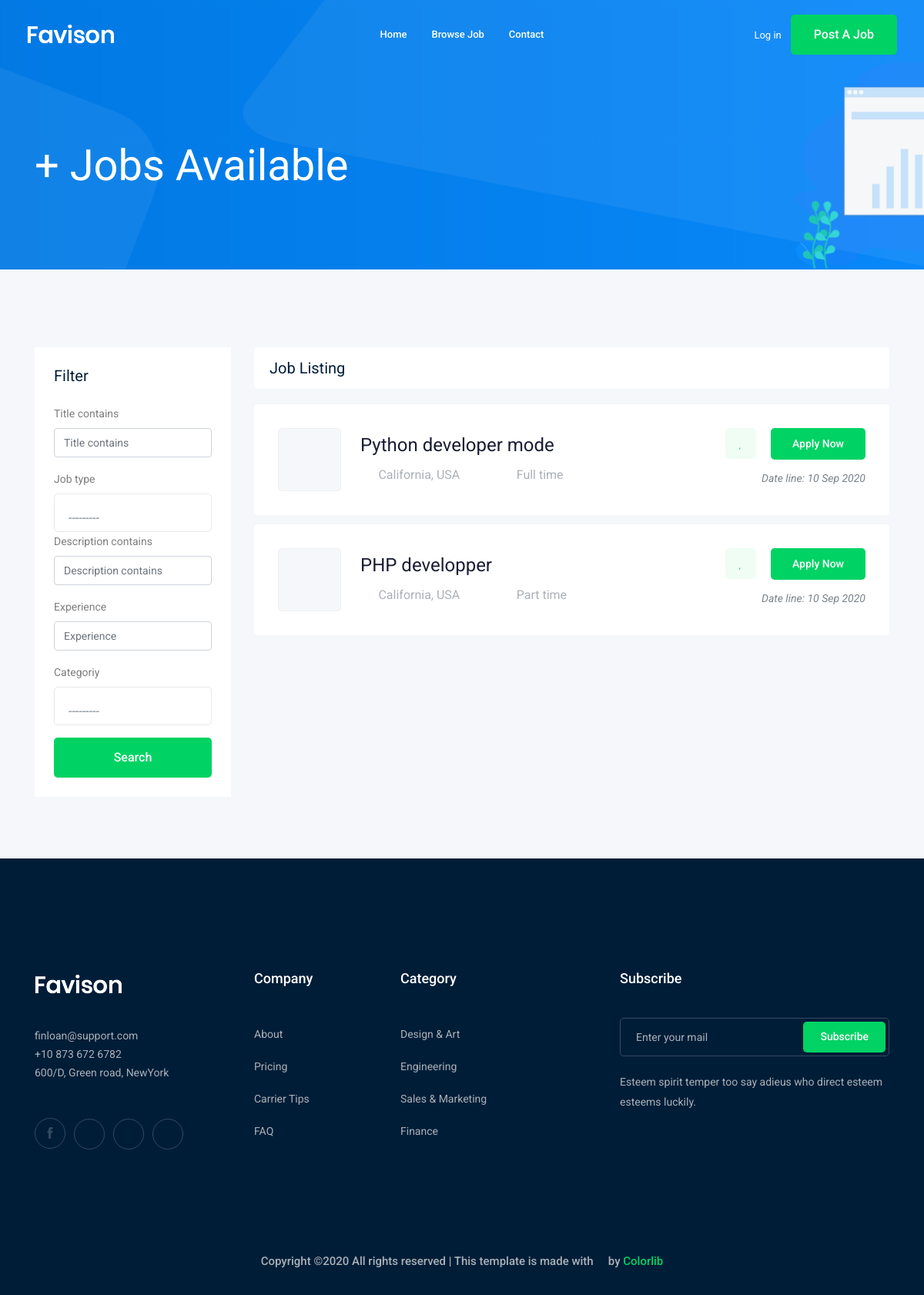
The page /jobs/ on the database as committed earlier.
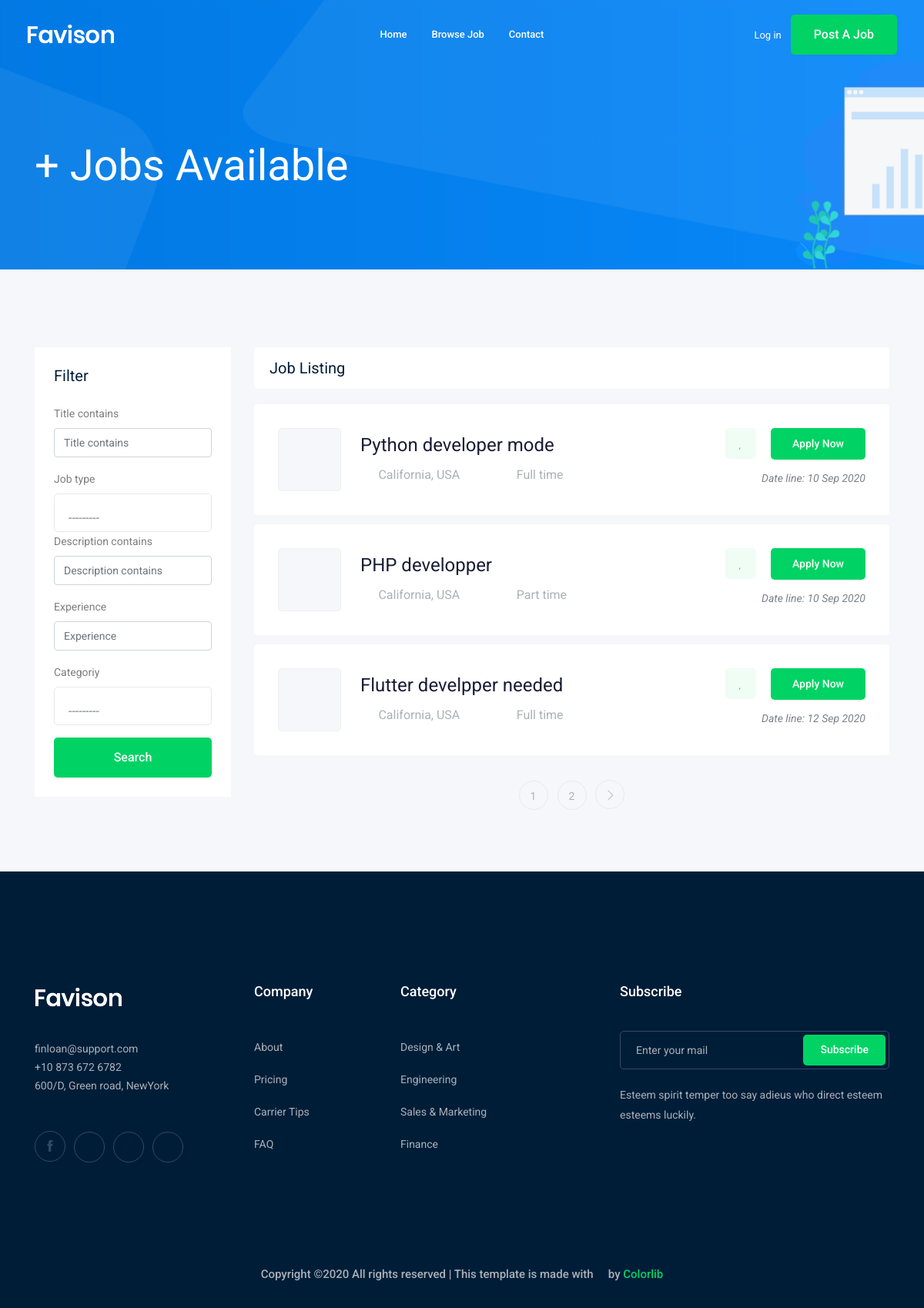
The same page on the database as committed later.
### job/models.py (models this page shows, shortened)
class Job (models.Model):
    owner = models.ForeignKey(User, related_name='job_owner', on_delete=models.CASCADE)
    title = models.CharField(max_length=100)
    job_type = models.CharField(max_length=15, choices=JOB_TYPE)
    description = models.TextField(max_length=1000)
    published_at = models.DateTimeField(auto_now=True)
    vacancy = models.IntegerField(default=1)
    salary = models.IntegerField (default=0)
    experience = models.IntegerField(default=1)
    categoriy = models.ForeignKey('Category', on_delete=models.CASCADE)
    image = models.ImageField(upload_to=image_upload)
    slug = models.SlugField(blank=True, null=True)
    def __str__(self):
        return self.title

### job/views.py (the view)
# urls.py: path('', views.job_list, name = 'job_list'),
def job_list(request):
    job_list = Job.objects.all()
    myfilter = JobFilter(request.GET, queryset = job_list)
    job_list = myfilter.qs
    paginator = Paginator(job_list, 3) # Show 25 contacts per page.
    page_number = request.GET.get('page')
    page_obj = paginator.get_page(page_number)
    context ={'jobs': page_obj, 'myfilter' : myfilter}
    return render(request, 'job/job_list.html', context)

### job/models.py (called while the page is built)
    def __str__(self):
        return self.name

### job/templates/job/job_list.html (shortened to what the changed rows need)
{% extends 'base.html' %}
{% load bootstrap4 %}
{% block body %}
    <div class="job_listing_area plus_padding">
        <div class="container">
            <div class="row">
                <div class="col-lg-9">
                    <div class="job_lists m-0">
                        <div class="row">
                            {% for job in jobs  %}
                            <div class="col-lg-12 col-md-12">
                                <div class="single_jobs white-bg d-flex justify-content-between">
                                    <div class="jobs_left d-flex align-items-center">
                                        <div class="thumb">
                                        </div>
                                        <div class="jobs_conetent">
                                            <a href="{% url 'jobs:job_detail' job.slug %}"><h4>{{job}}</h4></a>
                                            <div class="links_locat d-flex align-items-center">
                                                <div class="location">
                                                    <p> <i class="fa fa-map-marker"></i> California, USA</p>
                                                </div>
                                                <div class="location">
                                                    <p> <i class="fa fa-clock-o"></i> {{job.job_type}}</p>
                                                </div>
                                            </div>
                                        </div>
                                    </div>
                                    <div class="jobs_right">
                                        <div class="apply_now">
                                            <a class="heart_mark" href="#"> <i class="fa fa-heart"></i> </a>
                                            <a href=""{% url 'jobs:job_detail' job.slug %}"" class="boxed-btn3">Apply Now</a>
                                        </div>
                                        <div class="date">
                                            <p>Date line: {{job.published_at|date:'d M o' }}</p>
                                        </div>
                                    </div>
                                </div>
                            </div>
                            {% endfor %}
                        </div>
                    {% if jobs.has_other_pages %}
                        <div class="row">
                            <div class="col-lg-12">
                                <div class="pagination_wrap">
                                    <ul>
                                        {% for i in jobs.paginator.page_range  %}
                                            <li><a href="?page={{i}}""><span>{{i}}</span></a></li>
                                        {% endfor %}
                                        {% if jobs.has_next %}
                                            <li><a href="?page={{ jobs.next_page_number }}"> <i class="ti-angle-right"></i> </a></li>
                                        {% endif %}
                                    </ul>
                                </div>
                            </div>
                        </div>
                    {% endif %}
                    </div>
                </div>
            </div>
        </div>
    </div>
    {% endblock body %}

Rows that differ between the two databases and show on the page:
added Job: title "Flutter develpper needed", job_type "Full time", published_at "12 Sep 2020"
Other text that changed with them:
new list line: "1"
new list line: "2"
